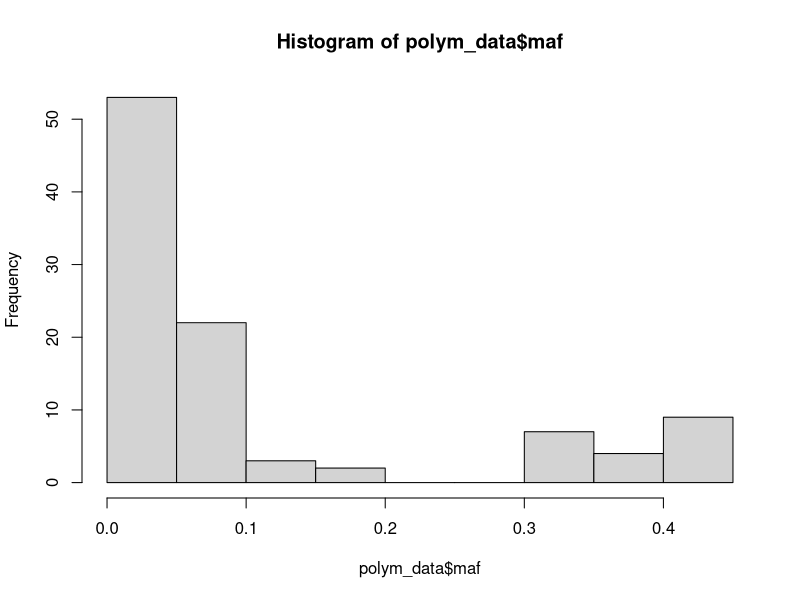
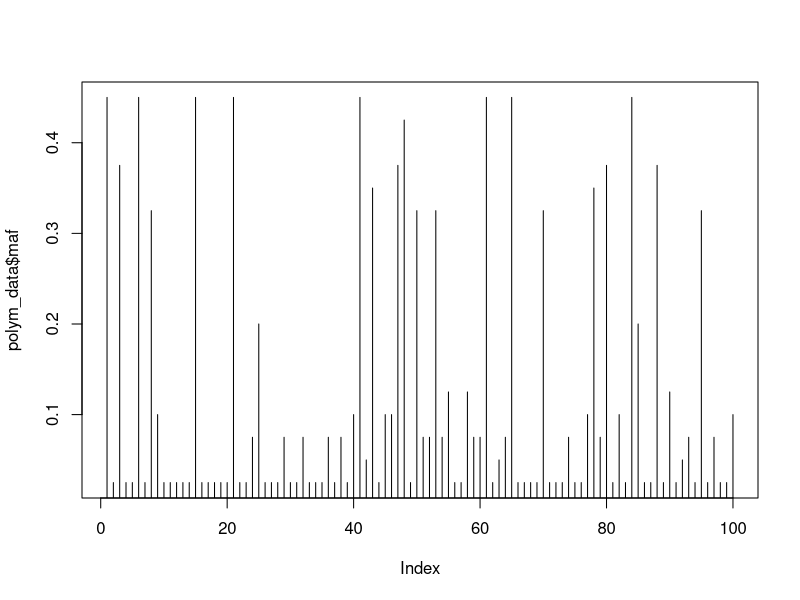
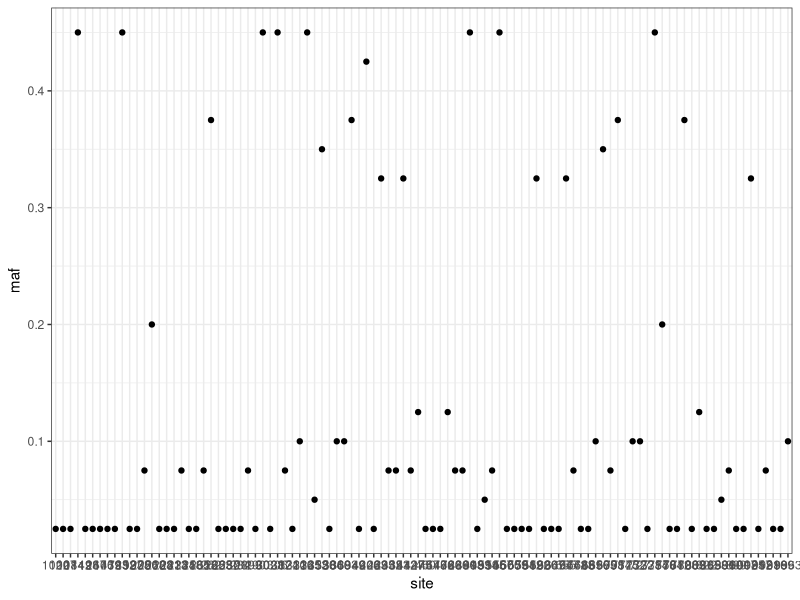
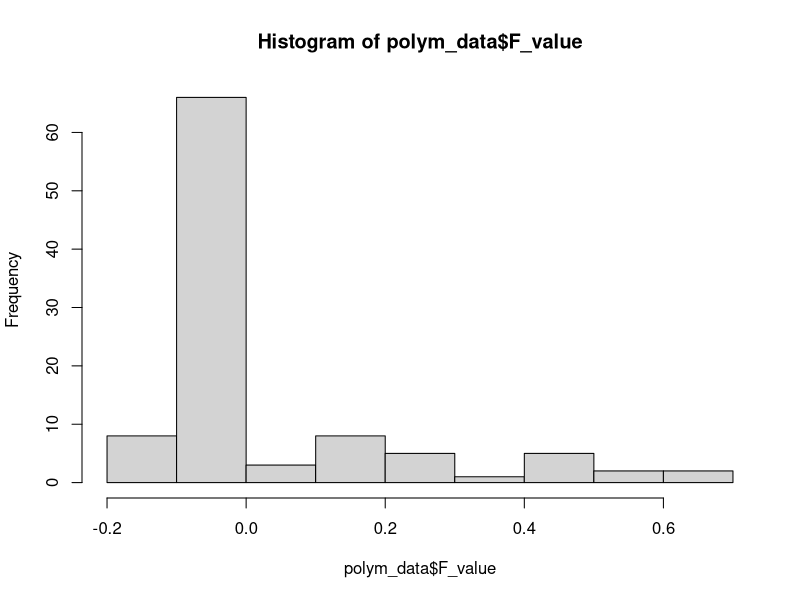
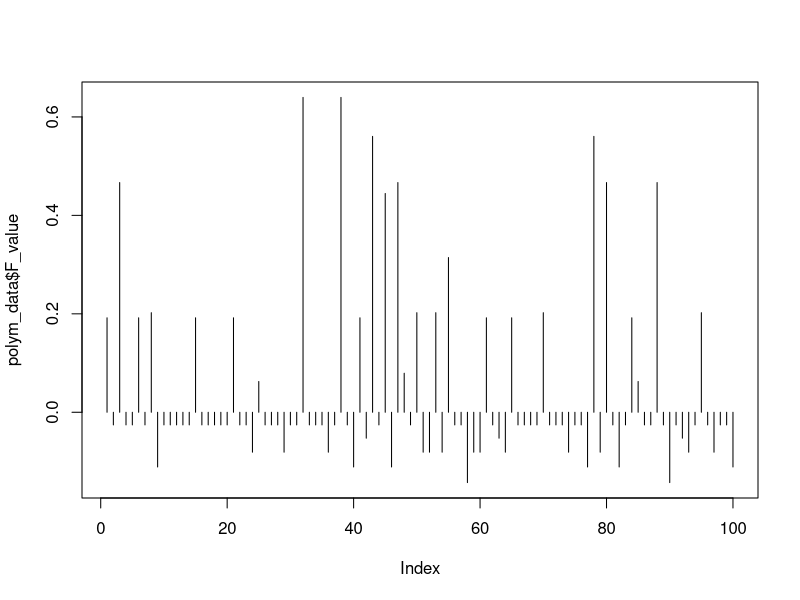

Generate these figures, in order, with R: (Note: this script raises an error after producing the figures.)
#### Practical 1 - Allele and genotype frequencies ----

rm(list=ls())

require(dplyr)
require(ggplot2)


## Data ----

# ../data/bears.csv contains 40 DNA sequences of 10k bp from 20 brown bears

# each row corresponds to an individual chromosome
# each column to a genomic position in the 10k bp locus

# each indiv has 2 chromosomes (diploid) 
# so indiv 1 will have data on row 1 AND 2 etc

# want to make inferences about how variable the genome of brown bears is and 
# whether it is an inbred population or not

bears <- as.matrix(read.csv("../data/bears.csv", header = FALSE, stringsAsFactors = FALSE,
                  colClasses = c("character"),# makes sure that T not interpreted as TRUE
                  col.names = c(1:10000)))


## Tasks ----

# 1. ----
#    Identify which positions are SNPs (polymorphic, meaning that they have
#    more than one allele) 

# find the polymorphic sites
polymorphic_sites <- c()
for (i in 1:ncol(bears)) {
    nucleotide_site <- bears[,i]
    num_alleles <- n_distinct(nucleotide_site)  # count num of alleles in each column (nucleotide site)
    if (num_alleles > 1) {
        # print(i)
        polymorphic_sites <- c(polymorphic_sites, i)
    }
}

# subset the data to only include polymorphic sites
polym_bears <- bears[,polymorphic_sites]

print(paste("Number of SNPs is", length(polym_bears)))


# 2. ----
#    Calculate, print and visualise allele frequencies for each SNP

num_chromosomes = nrow(polym_bears)
fill_empty <- rep(NA, ncol(polym_bears)) 

site <- c(substring(colnames(polym_bears), 2))  # get rid of the X in front of the numbers
minor_allele <- fill_empty  # pre-allocate the allele vectors
other_allele <- fill_empty
maf <- fill_empty
homozy_alt_freq <- fill_empty
hetero_freq <- fill_empty
homozy_minor_freq <- fill_empty
heterozygosity <- fill_empty
homozygosity <- fill_empty
chi <- fill_empty
p_value <- fill_empty
not_HWE <- fill_empty
F_value <- fill_empty

polym_data <- data.frame(site, minor_allele, other_allele, maf,
                         homozy_alt_freq, hetero_freq, homozy_minor_freq,
                         heterozygosity, homozygosity,
                         chi, p_value, not_HWE, F_value)

for (i in 1:ncol(polym_bears)) {
    
    # get alleles for each polymorphic site
    alleles <- sort(unique(polym_bears[,i]))
    
    # get the 2 frequencies
    freq1 <- length(which(polym_bears[,i]==alleles[1]))/nrow(polym_bears)
    freq2 <- length(which(polym_bears[,i]==alleles[2]))/nrow(polym_bears)
    
    # get minor allele (less freq) by indexing w which freq is smaller
    minor_allele <- alleles[which.min(c(freq1, freq2))]
    minor_allele_freq <- c(freq1, freq2)[which.min(c(freq1, freq2))]

    other_allele <- alleles[which.max(c(freq1, freq2))]
    
    polym_data$minor_allele[i] <- minor_allele
    polym_data$other_allele[i] <- other_allele
    polym_data$maf[i] <- minor_allele_freq
    
}

hist(polym_data$maf)
plot(polym_data$maf, type="h")

ggplot(polym_data, aes(site, maf)) + 
    geom_point() +
    theme_bw()
# of all 100 polymorphic sites, most have 1 allele that is almost fixed/v freq compared to the other
# ~ 20ish sites more split frequencies ~50-70%


# 3. ----
#    Calculate and print genotype frequencies for each SNP

# ploidy <- 2
# bear_id <- rep(1:20, each=ploidy)
# polym_bears <- as.data.frame(polym_bears) %>%
#     mutate(bear.id = bear_id)


nsamples <- nrow(polym_bears)/2
for (i in 1:ncol(polym_bears)) {

    ### genotypes are major/major major/minor minor/minor in counts below
    # so first position will hold num of genotypes homozygous for alternative allele
    # middle = heterozygous
    # last = homozygous for minor allele
    genotype_counts <- c(0, 0, 0)

    minor_allele <- polym_data$minor_allele[i]
    # print(minor_allele)
    
    for (j in 1:nsamples) {
        
        ### indexes of haplotypes for individual j (haplotype indices)
        # this gets hold of pairs of chromosomes
        haplotype_index <- c( (j*2)-1, (j*2) )
        ### count the minor allele instances
        genotype <- length(which(polym_bears[haplotype_index, i]==minor_allele))
        ## so if genotype=0 that means neither allele is the minor allele - so 
        # homozygous alternative, want to add one to the first position of 
        # genotype counts
        genotype_index=genotype+1
        ### increase the counter for the corresponding genotype
        genotype_counts[genotype_index] <- genotype_counts[genotype_index] + 1
    }
    
    polym_data$homozy_alt_freq[i] <- genotype_counts[1]/nsamples
    polym_data$hetero_freq[i] <- genotype_counts[2]/nsamples
    polym_data$homozy_minor_freq[i] <- genotype_counts[3]/nsamples
    
# 4. ----
#    Calculate (observed) homozygosity and heterozygosity for each SNP
    
    polym_data$heterozygosity[i] <- polym_data$hetero_freq[i]
    polym_data$homozygosity[i] <- polym_data$homozy_alt_freq[i] + 
        polym_data$homozy_minor_freq[i]

# 5. ----
#    Calculate expected genotype counts for each SNP and test for HWE
    
    ### from the frequency, I can calculate the expected genotype counts under HWE p^2,2pq,q^2
    # genotype_counts_expected <- c( (1-freq_minor_allele)^2, 2*freq_minor_allele*(1-freq_minor_allele), freq_minor_allele^2) * nsamples
    
    # p^2 is expected homozygous alternative freq
    p_sq <- (1-polym_data$maf[i])^2
    # 2pq is expected het freq
    two_pq <- 2*polym_data$maf[i]*(1-polym_data$maf[i])
    # q^2 is expected homozygous minor freq
    q_sq <- polym_data$maf[i]^2
    
    # expected numbers of each genotype frequency for a pop of 20
    genotype_counts_expected <-c(p_sq, two_pq, q_sq) * nsamples
    
    # test for HWE: calculate chi^2 statistic
    chi <- sum( (genotype_counts_expected - genotype_counts)^2 / genotype_counts_expected )

    # p value
    pv <- 1 - pchisq(chi, df=1)

    polym_data$chi[i] <- chi
    polym_data$p_value[i] <- pv
    
    # retain SNPs with p value < 0.05
    if (pv < 0.05) {
        polym_data$not_HWE[i] <- TRUE
    } 
    
    
# 6. ----
#    Calculate, print and visualise inbreeding coefficient for each SNP 
#    deviating from HWE    
    
    inbreeding <- (two_pq - polym_data$hetero_freq[i]) / two_pq 
    polym_data$F_value[i] <- inbreeding 
    
}

hist(polym_data$F_value)
plot(polym_data$F_value, type="h")

# save dataframe of results
write.csv(polym_data, "../results/bear_polymorphisms.csv", row.names=FALSE)
